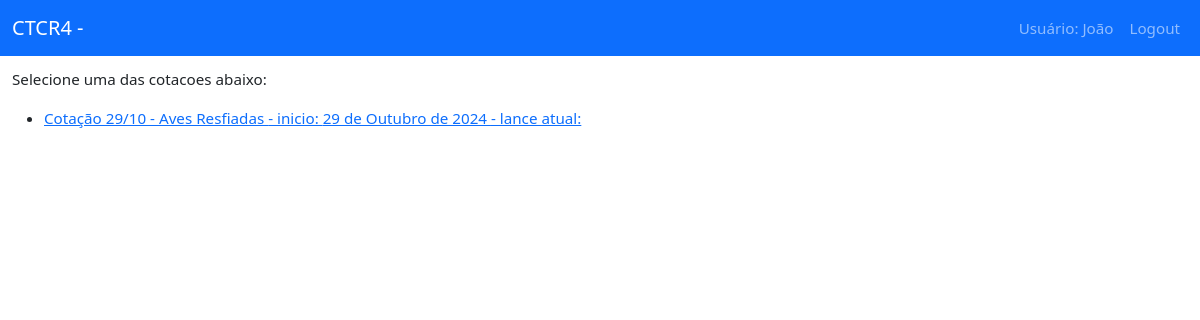
Page / (signed in) on the earlier database version.
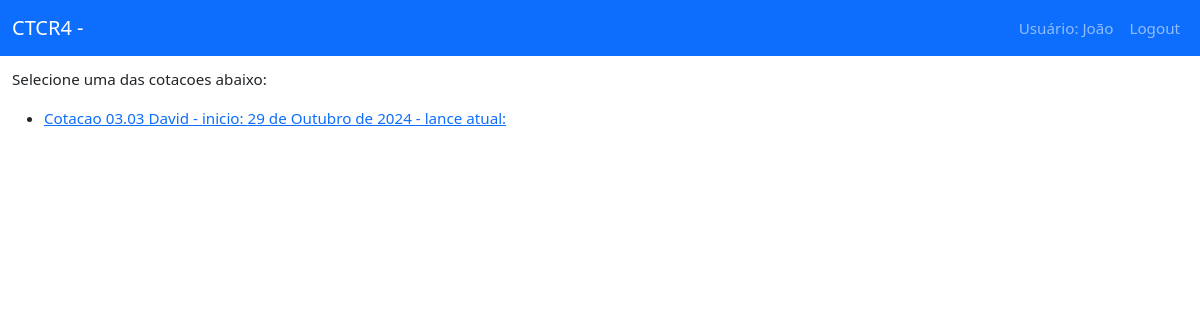
Same page on the later database version.
### appCotacao/models.py (models this page shows, shortened)
class Projeto(models.Model):
    nome = models.CharField(max_length=200, unique=True)
    start = models.DateField()
    fim = models.DateField(null=True)
    fornecedores = models.ManyToManyField(CustomUser,
                                        limit_choices_to={'is_active': True,
                                                          'is_superuser': False,
                                                          "is_staff": False})
    produtos = models.ManyToManyField(Produto)

### appCotacao/views.py (the view)
# urls.py: path('', views.lista_cotacao, name="index"),
@login_required(login_url='/accounts/login/')
def lista_cotacao(request):
    lista = Projeto.objects.all()
    pagina = 'appCotacao/lista-projetos-fornecedores.html'
    if (request.user.is_superuser):
        return HttpResponseRedirect('/admin')
    return render(request, pagina, context={'projetos': lista})

### appCotacao/templates/appCotacao/lista-projetos-fornecedores.html
{% extends 'appCotacao/base.html' %}
{% block content %}
    <p>Selecione uma das cotacoes abaixo:</p>
    <ul>
    {% for projeto in user.projeto_set.all %}
        <li><a href="{% url 'cotacao' projeto.id %}">{{ projeto.nome }} - inicio: {{ projeto.start }} - lance atual: {{ projeto.lance_atual}} </a></li>
    {% endfor %}
    </ul>
  {% endblock %}

Differences in the rows shown:
changed Projeto: nome "Cotação 29/10 - Aves Resfiadas" → "Cotacao 03.03 David"
